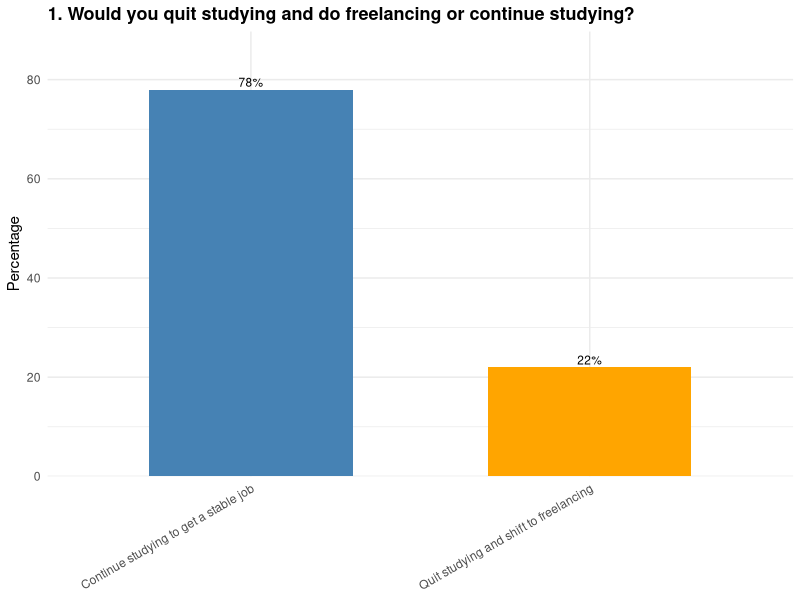
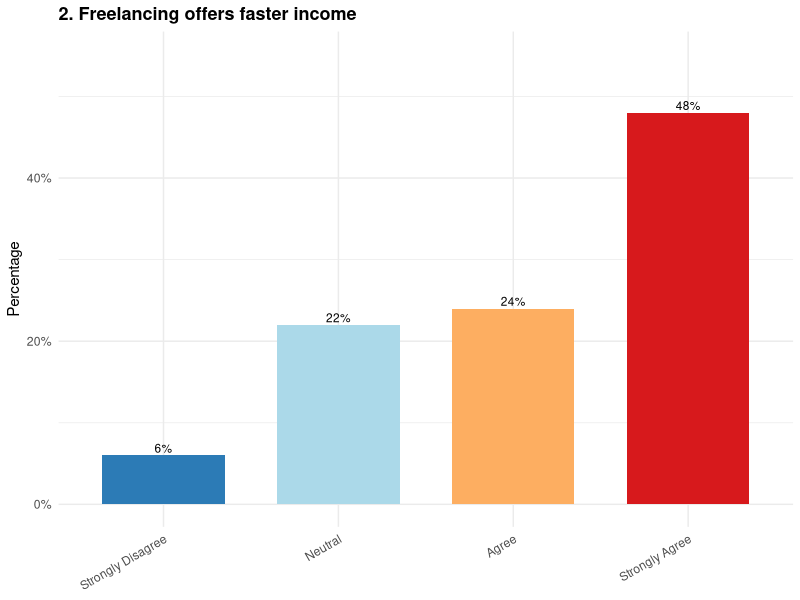
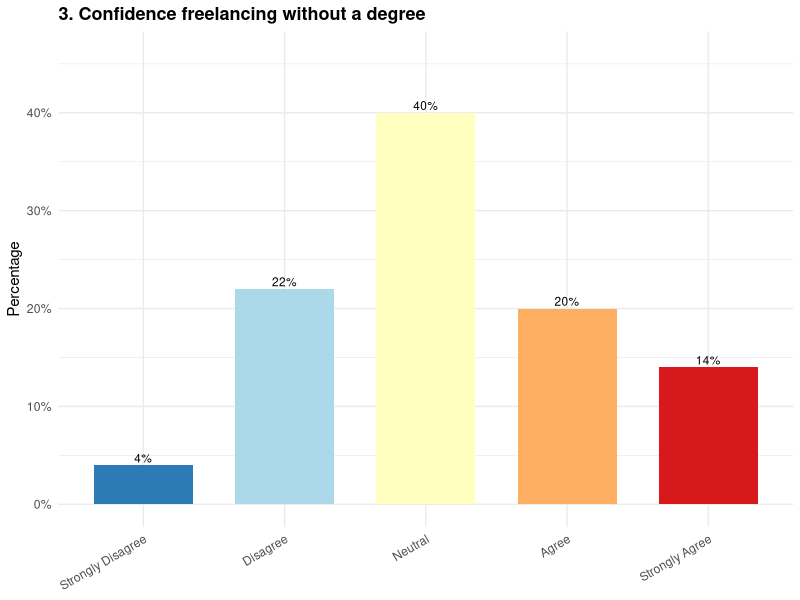
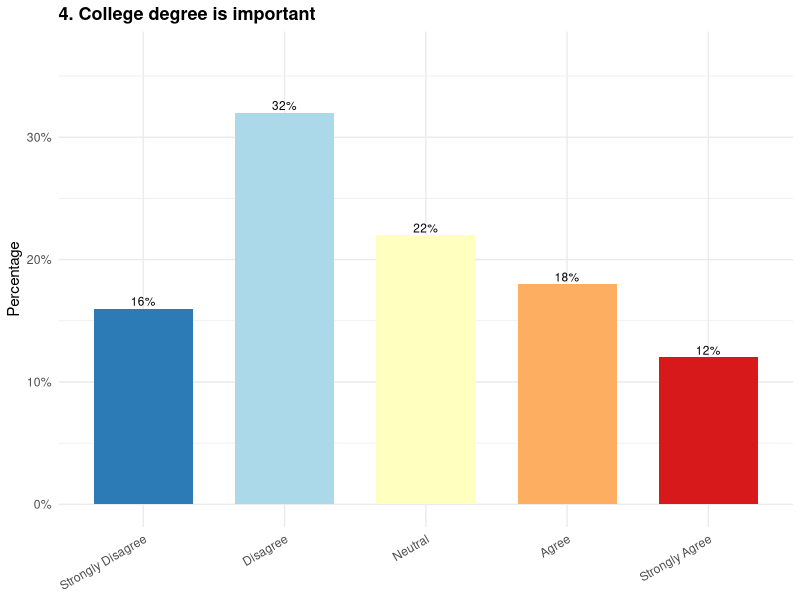
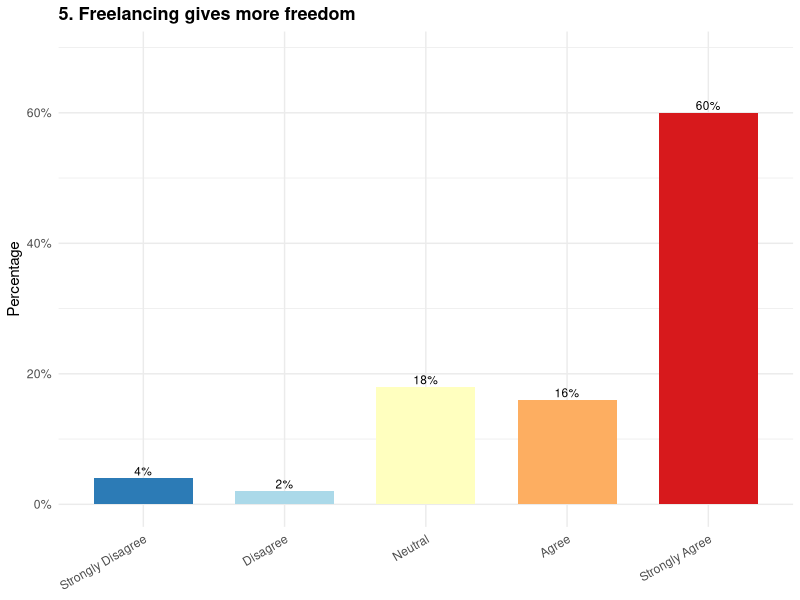
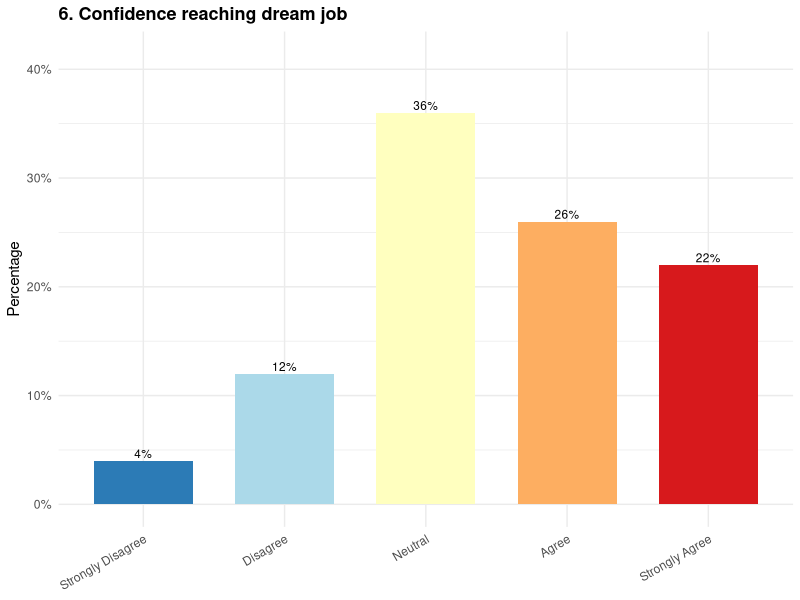
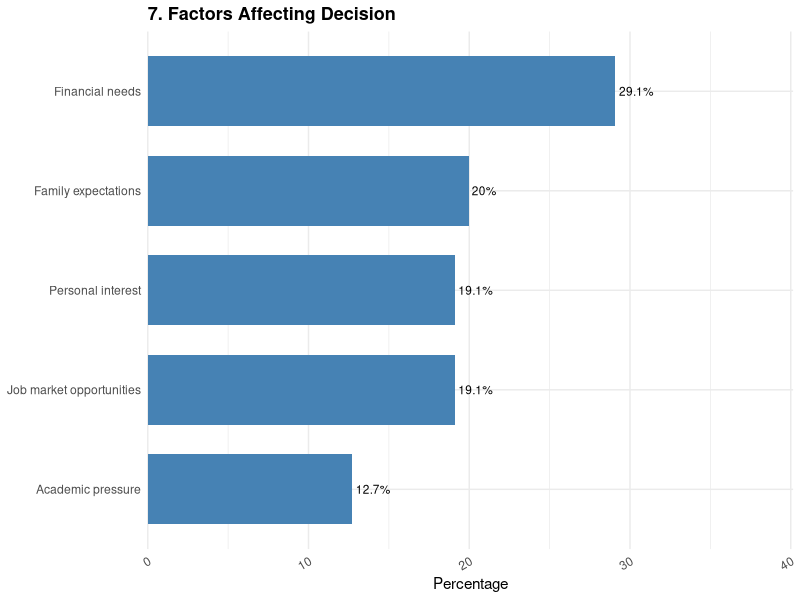
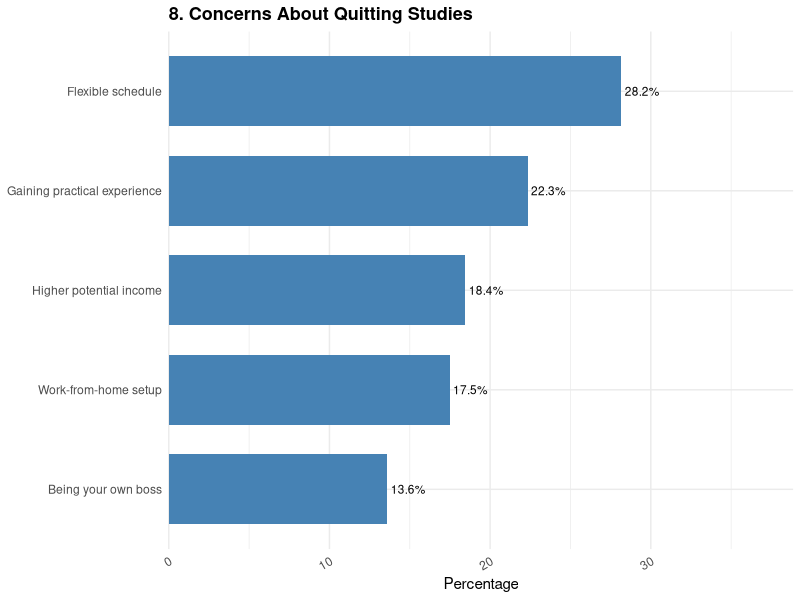

Recreate these plots in R, in order.
library(tidyverse)
library(ggplot2)
library(scales)
library(forcats)
library(readxl)

survey_xlsx <- read_excel("survey_data.xlsx")
write.csv(survey_xlsx, "Survey.csv", row.names = FALSE)
survey_data <- as.data.frame(survey_xlsx)

clean_names <- function(names) {
  names <- gsub("\\.", "_", names)
  names <- gsub(" ", "_", names)
  names <- gsub("__", "_", names)
  names <- gsub("_$", "", names)
  return(names)
}
colnames(survey_data) <- clean_names(colnames(survey_data))

likert_columns <- 8:13
names(likert_columns) <- c(
  "Continuing_studies_better_long_term",
  "Freelancing_faster_income",
  "Confident_freelancer_without_degree",
  "College_degree_important",
  "Freelancing_more_freedom",
  "Confident_reaching_dream_job"
)

for (i in seq_along(likert_columns)) {
  survey_data[[names(likert_columns)[i]]] <- factor(
    survey_data[[likert_columns[i]]],
    levels = 1:5,
    labels = c("Strongly Disagree", "Disagree", "Neutral", "Agree", "Strongly Agree"),
    ordered = TRUE
  )
}

question_col <- grep("quit_studying.*freelancing.*continue", colnames(survey_data), value = TRUE)[1]

plot_single_choice <- function(column, title, fill_colors = c("steelblue", "orange")) {
  df <- survey_data %>%
    filter(!is.na(.data[[column]])) %>%
    count(.data[[column]]) %>%
    mutate(percentage = n / sum(n) * 100)
  
  ggplot(df, aes(x = .data[[column]], y = percentage, fill = .data[[column]])) +
    geom_bar(stat = "identity", width = 0.6) +
    geom_text(aes(label = paste0(round(percentage,1), "%")), vjust = -0.3, size = 3) +
    scale_fill_manual(values = fill_colors) +
    scale_y_continuous(expand = expansion(mult = c(0,0.15))) +
    labs(title = title, x = NULL, y = "Percentage") +
    base_theme +
    theme(legend.position = "none")
}

base_theme <- theme_minimal(base_size = 11) +
  theme(
    plot.title = element_text(size = 13, face = "bold"),
    axis.text.x = element_text(angle = 30, hjust = 1),
    plot.margin = margin(5, 5, 5, 5)
  )

print(plot_single_choice(question_col, "1. Would you quit studying and do freelancing or continue studying?"))

base_theme <- theme_minimal(base_size = 11) +
  theme(
    plot.title = element_text(size = 13, face = "bold"),
    axis.text.x = element_text(angle = 30, hjust = 1),
    plot.margin = margin(5, 5, 5, 5)
  )

create_likert_chart <- function(question_data, title) {
  summary <- data.frame(Response = question_data) %>%
    filter(!is.na(Response)) %>%
    count(Response) %>%
    mutate(percentage = n / sum(n) * 100)
  
  ggplot(summary, aes(Response, percentage, fill = Response)) +
    geom_bar(stat = "identity", width = 0.7) +
    geom_text(
      aes(label = paste0(round(percentage,1), "%")),
      vjust = -0.3,
      size = 3
    ) +
    scale_y_continuous(
      labels = percent_format(scale = 1),
      limits = c(0, max(summary$percentage) * 1.15)
    ) +
    scale_fill_brewer(palette = "RdYlBu", direction = -1) +
    labs(title = title, x = NULL, y = "Percentage") +
    base_theme +
    theme(legend.position = "none")
}

likert_titles <- c(
  "2. Freelancing offers faster income",
  "3. Confidence freelancing without a degree",
  "4. College degree is important",
  "5. Freelancing gives more freedom",
  "6. Confidence reaching dream job"
)

p_q2 <- create_likert_chart(survey_data$Freelancing_faster_income, 
                            "2. Freelancing offers faster income")
print(p_q2)

p_q3 <- create_likert_chart(survey_data$Confident_freelancer_without_degree, 
                            "3. Confidence freelancing without a degree")
print(p_q3)

p_q4 <- create_likert_chart(survey_data$College_degree_important, 
                            "4. College degree is important")
print(p_q4)

p_q5 <- create_likert_chart(survey_data$Freelancing_more_freedom, 
                            "5. Freelancing gives more freedom")
print(p_q5)

p_q6 <- create_likert_chart(survey_data$Confident_reaching_dream_job, 
                            "6. Confidence reaching dream job")
print(p_q6)

mc_columns <- 15:18
names(mc_columns) <- c(
  "Factors_affecting_decision",
  "Concerns_quitting_studies",
  "Benefits_freelancing",
  "Motivations_continue_studying"
)

process_multiple_choice <- function(column_name, title) {
  if (!column_name %in% colnames(survey_data)) {
    cat(paste("Column", column_name, "not found.\n"))
    return(NULL)
  }
  
  column_data <- survey_data[[column_name]]
  
  all_choices <- character()
  
  for (response in as.character(column_data)) {
    if (!is.na(response) && response != "") {
      split_choices <- unlist(strsplit(response, ",\\s*"))
      all_choices <- c(all_choices, split_choices)
    }
  }
  
  if (length(all_choices) == 0) {
    cat(paste("No data for", title, "\n"))
    return(NULL)
  }
  
  summary_df <- data.frame(Choice = all_choices) %>%
    filter(Choice != "") %>%
    count(Choice) %>%
    mutate(percentage = n / sum(n) * 100) %>%
    arrange(desc(n))
  
  p <- ggplot(summary_df, aes(x = reorder(Choice, n), y = percentage)) +
    geom_bar(stat = "identity", fill = "steelblue", width = 0.7) +
    geom_text(
      aes(label = paste0(round(percentage, 1), "%")),
      hjust = -0.1,
      size = 3
    ) +
    coord_flip(clip = "off") +
    scale_y_continuous(
      expand = expansion(mult = c(0, 0.15)),
      limits = c(0, max(summary_df$percentage) * 1.2)
    ) +
    labs(title = title, x = NULL, y = "Percentage") +
    base_theme
  
  return(p)
}

mc_titles <- c(
  "7. Factors Affecting Decision",
  "8. Concerns About Quitting Studies",
  "9. Benefits of Freelancing",
  "10. Motivations to Continue Studying"
)

mc_column_names <- colnames(survey_data)[mc_columns]

if (1 <= length(mc_column_names)) {
  p7 <- process_multiple_choice(mc_column_names[1], mc_titles[1])
  if (!is.null(p7)) {
    print(p7)
  }
}

if (2 <= length(mc_column_names)) {
  p8 <- process_multiple_choice(mc_column_names[2], mc_titles[2])
  if (!is.null(p8)) {
    print(p8)
  }
}

if (3 <= length(mc_column_names)) {
  p9 <- process_multiple_choice(mc_column_names[3], mc_titles[3])
  if (!is.null(p9)) {
    print(p9)
  }
}

if (4 <= length(mc_column_names)) {
  p10 <- process_multiple_choice(mc_column_names[4], mc_titles[4])
  if (!is.null(p10)) {
    print(p10)
  }
}

question11_col <- grep("stable.*income", colnames(survey_data), value = TRUE)[1]
question12_col <- grep("mental.*well", colnames(survey_data), value = TRUE)[1]

plot_yesno <- function(column, title, fill_color) {
  df <- survey_data %>%
    filter(!is.na(.data[[column]])) %>%
    count(.data[[column]]) %>%
    mutate(percentage = n/sum(n)*100)
  
  ggplot(df, aes(as.factor(.data[[column]]), percentage)) +
    geom_bar(stat = "identity", fill = fill_color, width = 0.6) +
    geom_text(
      aes(label = paste0(round(percentage,1), "%")),
      vjust = -0.3,
      size = 3
    ) +
    scale_y_continuous(expand = expansion(mult = c(0, 0.15))) +
    labs(title = title, x = NULL, y = "Percentage") +
    base_theme
}

print(plot_yesno(
  question11_col,
  "11. Quit studying if freelancing guaranteed income?",
  "darkgreen"
))

print(plot_yesno(
  question12_col,
  "12. Continue studying if jobs care about well-being?",
  "purple"
))

if ("Gender" %in% colnames(survey_data)) {
  p_gender <- ggplot(survey_data, aes(Gender)) +
    geom_bar(fill = "coral", width = 0.6) +
    labs(title = "Gender Distribution", x = NULL, y = "Count") +
    base_theme 
  
  print(p_gender)
}

if ("Age" %in% colnames(survey_data)) {
  survey_data$Age <- as.numeric(survey_data$Age)
  
  p_age <- ggplot(survey_data, aes(Age)) +
    geom_histogram(binwidth = 1, fill = "lightblue", color = "black") +
    labs(title = "Age Distribution", x = "Age", y = "Count") +
    base_theme 
  
  print(p_age)
}

